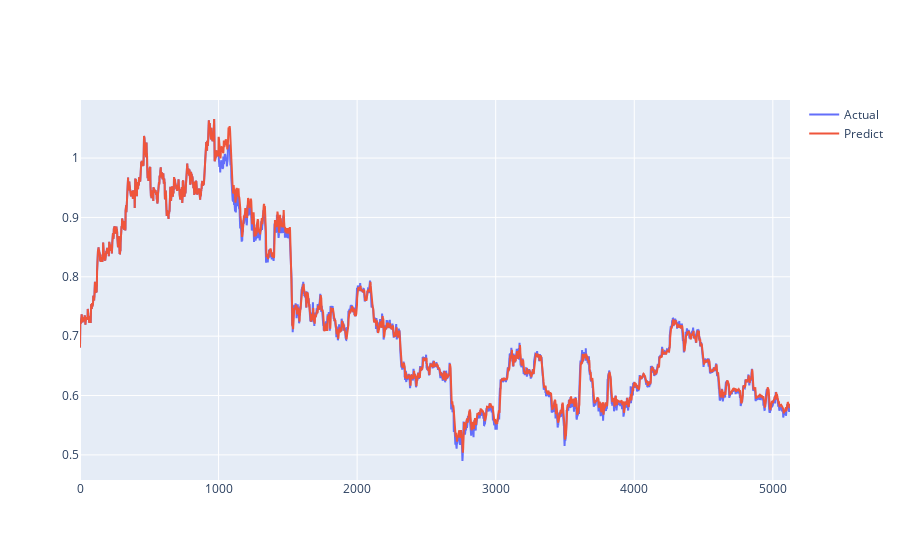

Source (notebook cell):
### Code cell
# plt.plot(y_test.flatten(), label='test')
# plt.plot(y_predict.flatten(), 'r-', label='predict')
# plt.legend()
fig = go.Figure()
fig.add_trace(go.Scatter(y = joint_actual.flatten(), name = 'Actual'))
fig.add_trace(go.Scatter(y = joint_predict.flatten(), name = 'Predict'))

### Figure 1 — Plotly figure (JSON) as saved in the notebook; plotly's stock layout.template omitted (floating-point values rounded to 4 significant figures; data arrays with more than 128 entries replaced by an {"elided": "..."} marker saying what was removed)
{"data": [{"name": "Actual", "type": "scatter", "y": {"elided": "5125 float values"}}, {"name": "Predict", "type": "scatter", "y": {"elided": "5125 float values"}}], "layout": {}}
